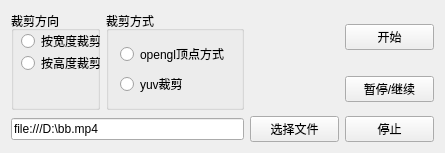
<?xml version="1.0" encoding="UTF-8"?>
<ui version="4.0">
 <class>Widget</class>
 <widget class="QWidget" name="Widget">
  <property name="geometry">
   <rect>
    <x>0</x>
    <y>0</y>
    <width>445</width>
    <height>117</height>
   </rect>
  </property>
  <property name="windowTitle">
   <string>Widget</string>
  </property>
  <layout class="QGridLayout" name="gridLayout">
   <item row="0" column="0" rowspan="2">
    <widget class="QGroupBox" name="groupBox">
     <property name="title">
      <string>裁剪方向</string>
     </property>
     <widget class="QRadioButton" name="radioButton1">
      <property name="geometry">
       <rect>
        <x>10</x>
        <y>22</y>
        <width>83</width>
        <height>16</height>
       </rect>
      </property>
      <property name="text">
       <string>按宽度裁剪</string>
      </property>
     </widget>
     <widget class="QRadioButton" name="radioButton2">
      <property name="geometry">
       <rect>
        <x>10</x>
        <y>44</y>
        <width>83</width>
        <height>16</height>
       </rect>
      </property>
      <property name="text">
       <string>按高度裁剪</string>
      </property>
     </widget>
    </widget>
   </item>
   <item row="0" column="1" rowspan="2">
    <widget class="QGroupBox" name="groupBox_2">
     <property name="title">
      <string>裁剪方式</string>
     </property>
     <layout class="QVBoxLayout" name="verticalLayout">
      <item>
       <widget class="QRadioButton" name="radioButton3">
        <property name="text">
         <string>opengl顶点方式</string>
        </property>
       </widget>
      </item>
      <item>
       <widget class="QRadioButton" name="radioButton4">
        <property name="text">
         <string>yuv裁剪</string>
        </property>
       </widget>
      </item>
     </layout>
    </widget>
   </item>
   <item row="0" column="3">
    <widget class="QPushButton" name="pushButton">
     <property name="focusPolicy">
      <enum>Qt::TabFocus</enum>
     </property>
     <property name="text">
      <string>开始</string>
     </property>
    </widget>
   </item>
   <item row="1" column="3">
    <widget class="QPushButton" name="pushButton_2">
     <property name="text">
      <string>暂停/继续</string>
     </property>
    </widget>
   </item>
   <item row="2" column="0" colspan="2">
    <widget class="QLineEdit" name="lineEdit">
     <property name="text">
      <string>file:///D:\bb.mp4</string>
     </property>
    </widget>
   </item>
   <item row="2" column="2">
    <widget class="QPushButton" name="pushButton_4">
     <property name="text">
      <string>选择文件</string>
     </property>
    </widget>
   </item>
   <item row="2" column="3">
    <widget class="QPushButton" name="pushButton_3">
     <property name="text">
      <string>停止</string>
     </property>
    </widget>
   </item>
  </layout>
 </widget>
 <layoutdefault spacing="6" margin="11"/>
 <tabstops>
  <tabstop>pushButton_4</tabstop>
  <tabstop>radioButton2</tabstop>
  <tabstop>lineEdit</tabstop>
  <tabstop>radioButton1</tabstop>
  <tabstop>pushButton</tabstop>
  <tabstop>pushButton_2</tabstop>
  <tabstop>pushButton_3</tabstop>
 </tabstops>
 <resources/>
 <connections/>
</ui>
